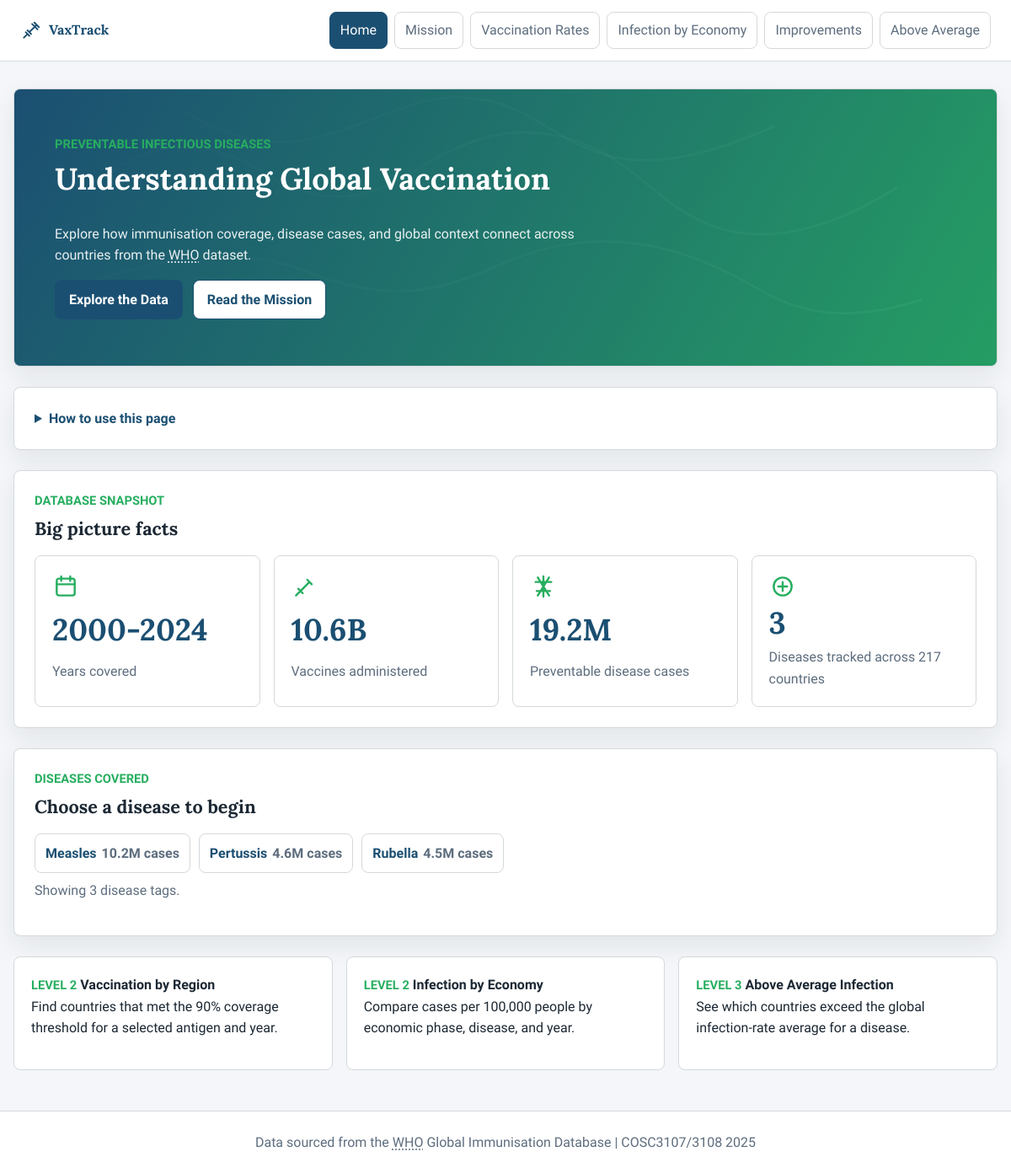
/index, run on the app's committed database.
### tables this page shows
CREATE TABLE Infection_Type (id TEXT (3) PRIMARY KEY UNIQUE NOT NULL, description TEXT (10) NOT NULL);

### routes/landing.py (the view)
@landing_bp.route("/")
@landing_bp.route("/index")
def index():
    try:
        stats = get_landing_stats()
        diseases = get_disease_list()
    except DatabaseError:
        flash("Database error. Please try again.", "error")
        stats, diseases = {}, []
    return render_template(
        "index.html",
        active_page="home",
        stats=stats,
        diseases=diseases,
        results_count=len(diseases),
    )

### db_connection.py (called while the page is built)
def get_connection():
    conn = sqlite3.connect(DB_PATH)
    conn.row_factory = sqlite3.Row
    return conn

### db_queries.py (called while the page is built)
def _fetch_all(sql, params=None):
    with get_connection() as conn:
        rows = conn.execute(sql, params or {}).fetchall()
    return [dict(row) for row in rows]

def _fetch_one(sql, params=None):
    with get_connection() as conn:
        row = conn.execute(sql, params or {}).fetchone()
    return dict(row) if row else {}

def _format_int(value):
    return f"{round(float(value or 0)):,.0f}"

def _compact_number(value):
    value = float(value or 0)
    if value >= 1_000_000_000:
        return f"{value / 1_000_000_000:.1f}B"
    if value >= 1_000_000:
        return f"{value / 1_000_000:.1f}M"
    return _format_int(value)

def get_disease_list():
    sql = """
        SELECT it.id AS code,
               it.description AS name,
               SUM(i.cases) AS total_cases
        FROM Infection_Type it
        LEFT JOIN InfectionData i ON it.id = i.inf_type
        GROUP BY it.id, it.description
        ORDER BY it.description
    """
    rows = _fetch_all(sql)
    for row in rows:
        row["total_cases_display"] = _compact_number(row["total_cases"])
    return rows

### templates/index.html (shortened to what this page needs)
{% extends "base.html" %}
{% block content %}
  <section class="hero-section hero-map">
    <div class="hero-content">
      <p class="eyebrow">Preventable infectious diseases</p>
      <h1>Understanding Global Vaccination</h1>
      <p class="hero-copy">Explore how immunisation coverage, disease cases, and global context connect across countries from the <abbr title="World Health Organization">WHO</abbr> dataset.</p>
      <div class="button-row">
        <a href="{{ url_for('vax_rates.vaccination_rates') }}" class="btn btn-primary">Explore the Data</a>
        <a href="{{ url_for('mission.mission') }}" class="btn btn-secondary">Read the Mission</a>
      </div>
    </div>
  </section>
  <details class="help-box">
    <summary class="help-trigger">How to use this page</summary>
  </details>
  <section class="section-block">
    <div class="section-heading">
      <p class="eyebrow">Database snapshot</p>
      <h2>Big picture facts</h2>
    </div>
    <div class="stat-grid">
      <article class="stat-card">
        <svg class="card-icon" viewBox="0 0 24 24" aria-hidden="true">
          <rect x="4" y="5" width="16" height="15" rx="2" />
          <path d="M8 3v4M16 3v4M4 10h16" />
        </svg>
        <strong>{{ stats.timeframe }}</strong>
        <span>Years covered</span>
      </article>
      <article class="stat-card">
        <svg class="card-icon" viewBox="0 0 24 24" aria-hidden="true">
          <path d="m8 16 8-8M14 6l4 4M6 14l4 4M4 20l4-4" />
        </svg>
        <strong>{{ stats.total_doses }}</strong>
        <span>Vaccines administered</span>
      </article>
      <article class="stat-card">
        <svg class="card-icon" viewBox="0 0 24 24" aria-hidden="true">
          <path d="M12 3v18M5 8h14M6 16h12M7 4l10 16M17 4 7 20" />
        </svg>
        <strong>{{ stats.total_cases }}</strong>
        <span>Preventable disease cases</span>
      </article>
      <article class="stat-card">
        <svg class="card-icon" viewBox="0 0 24 24" aria-hidden="true">
          <circle cx="12" cy="12" r="8" />
          <path d="M8 12h8M12 8v8" />
        </svg>
        <strong>{{ stats.disease_count }}</strong>
        <span>Diseases tracked across {{ stats.country_count }} countries</span>
      </article>
    </div>
  </section>
  <section class="section-block">
    <div class="section-heading">
      <p class="eyebrow">Diseases covered</p>
      <h2>Choose a disease to begin</h2>
    </div>
    <div class="tag-cloud" aria-label="Disease links">
      {% for disease in diseases %}
        <a class="tag" href="{{ url_for('infection.infection_by_economy', disease=disease.code) }}">
          {{ disease.name }} <span>{{ disease.total_cases_display }} cases</span>
        </a>
      {% endfor %}
    </div>
    <p class="results-status">Showing {{ results_count }} disease tags.</p>
  </section>
  <section class="teaser-grid">
    <a class="teaser-card" href="{{ url_for('vax_rates.vaccination_rates') }}">
      <span class="teaser-kicker">Level 2</span>
      <strong>Vaccination by Region</strong>
      <p>Find countries that met the 90% coverage threshold for a selected antigen and year.</p>
    </a>
    <a class="teaser-card" href="{{ url_for('infection.infection_by_economy') }}">
      <span class="teaser-kicker">Level 2</span>
      <strong>Infection by Economy</strong>
      <p>Compare cases per 100,000 people by economic phase, disease, and year.</p>
    </a>
    <a class="teaser-card" href="{{ url_for('above_avg.above_average_infection') }}">
      <span class="teaser-kicker">Level 3</span>
      <strong>Above Average Infection</strong>
      <p>See which countries exceed the global infection-rate average for a disease.</p>
    </a>
  </section>
{% endblock %}

### static/style.css (style rules this page uses)
:root { --primary: #1B4F72; --accent: #27AE60; --warn: #E67E22; --danger: #C0392B; --bg: #F4F6F9; --surface: #FFFFFF; --text-main: #1C2833; --text-muted: #5D6D7E; --border: #D5D8DC; --soft-green: #EAF7EF; --soft-warn: #FEF3E8; --soft-red: #FCEDEA; --shadow: 0 12px 30px rgba(28, 40, 51, 0.08); --text-sm: 0.92rem; --text-md: 1rem; --text-lg: 2.25rem; }
* { box-sizing: border-box; }
html { scroll-behavior: smooth; }
body { margin: 0; font-family: "Source Sans 3", sans-serif; font-size: var(--text-md); line-height: 1.6; color: var(--text-main); background: var(--bg); }
a { color: inherit; text-decoration: none; }
h1, h2, h3, p { margin-top: 0; }
h1, h2, h3 { font-family: "Lora", serif; line-height: 1.2; }
h1 { font-size: var(--text-lg); }
h2, h3 { font-size: 1.35rem; }
abbr { cursor: help; text-decoration: underline dotted; text-underline-offset: 0.18em; }
svg { fill: none; stroke: currentColor; stroke-linecap: round; stroke-linejoin: round; stroke-width: 1.8; }
.hero-section, .page-hero, .page-intro, .section-block, .filter-panel, .global-banner { margin-bottom: 24px; }
.hero-section, .page-hero, .page-intro, .section-block, .filter-panel, .help-box, .global-banner { border: 1px solid var(--border); border-radius: 8px; background: var(--surface); box-shadow: var(--shadow); }
.hero-section { min-height: 330px; padding: 48px; display: grid; align-items: center; overflow: hidden; }
.hero-map { background-color: var(--primary); background-position: center; background-size: cover; color: var(--surface); }
.hero-content { max-width: 720px; }
.hero-copy { max-width: 620px; color: rgba(255, 255, 255, 0.9); }
.page-intro, .section-block, .filter-panel, .help-box, .global-banner { padding: 24px; }
.section-heading { margin-bottom: 18px; }
.button-row, .form-actions, .export-row { display: flex; flex-wrap: wrap; gap: 12px; align-items: center; }
.stat-grid, .summary-grid, .step-grid, .persona-grid, .teaser-grid { display: grid; gap: 16px; }
.stat-grid { grid-template-columns: repeat(4, minmax(0, 1fr)); }
.summary-grid, .step-grid, .teaser-grid { grid-template-columns: repeat(3, minmax(0, 1fr)); }
.btn { display: inline-flex; align-items: center; justify-content: center; min-height: 42px; padding: 10px 16px; border: 1px solid transparent; border-radius: 8px; font-weight: 700; transition: transform 160ms ease, background 160ms ease, border-color 160ms ease; }
.btn-primary { color: var(--surface); background: var(--primary); }
.btn-secondary { color: var(--primary); border-color: var(--primary); background: var(--surface); }
.help-box { margin-bottom: 24px; }
.help-trigger { cursor: pointer; font-weight: 700; color: var(--primary); }
.stat-card, .summary-card, .step-card, .persona-card, .teaser-card, .rank-card { border: 1px solid var(--border); border-radius: 8px; background: var(--surface); transition: transform 160ms ease, border-color 160ms ease, box-shadow 160ms ease; }
.stat-card, .summary-card, .step-card, .teaser-card { padding: 20px; }
.stat-card { display: grid; gap: 8px; }
.stat-card strong, .summary-card strong { font-family: "Lora", serif; font-size: var(--text-lg); line-height: 1.1; color: var(--primary); }
.stat-card span, .summary-card span, .muted, .results-status, .source-note { color: var(--text-muted); }
.card-icon, .avatar-icon, .banner-icon { color: var(--accent); }
.card-icon { width: 32px; height: 32px; }
.tag-cloud { display: flex; gap: 10px; padding-bottom: 8px; overflow-x: auto; }
.tag, .chip { display: inline-flex; gap: 6px; align-items: center; white-space: nowrap; border: 1px solid var(--border); border-radius: 8px; background: var(--surface); }
.tag { padding: 10px 12px; color: var(--primary); font-weight: 700; }
.tag span { color: var(--text-muted); font-weight: 600; }
.teaser-card { color: var(--text-main); }
.teaser-kicker, .eyebrow { margin-bottom: 8px; font-size: var(--text-sm); font-weight: 700; color: var(--accent); text-transform: uppercase; }

### data on the page
Infection_Type: name "Measles", total_cases_display "10.2M"
Infection_Type: name "Pertussis", total_cases_display "4.6M"
Infection_Type: name "Rubella", total_cases_display "4.5M"

### other printed values
{{ stats.timeframe }} "2000-2024"
{{ stats.total_doses }} "10.6B"
{{ stats.total_cases }} "19.2M"
{{ stats.disease_count }} "3"
{{ stats.country_count }} "217"
{{ results_count }} "3"
